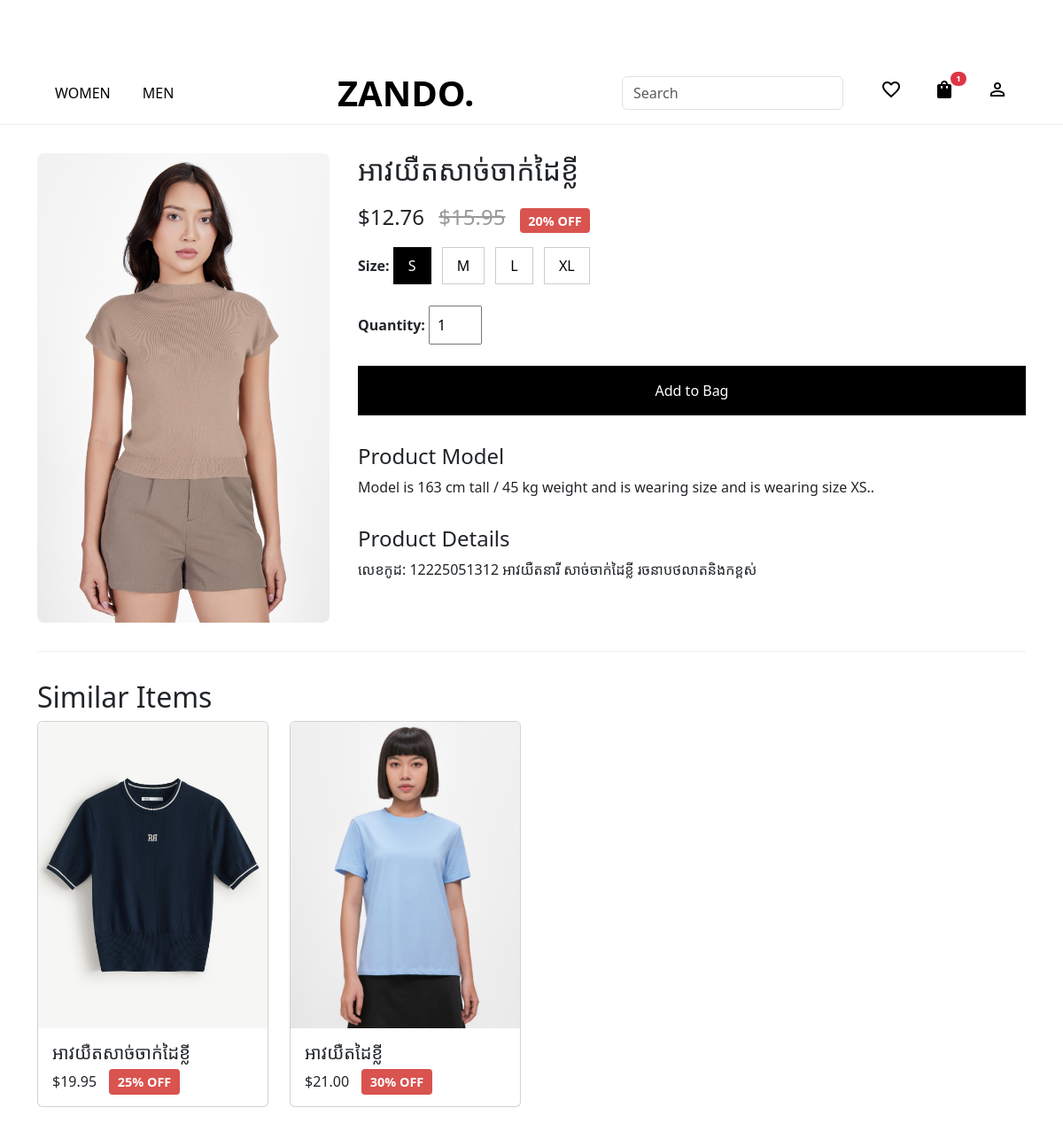
Screenshot of /product/1/ (signed in) with the database file from the repository.
### my_web_demo/models.py (models this page shows, shortened)
class Product(models.Model):
    CATEGORY_CHOICES = [
        ('women', 'WOMEN'),
        ('men', 'MEN'),
        ('boys', 'BOYS'),
        ('girls', 'GIRLS'),
    ]
    name = models.CharField(max_length=200)
    price = models.DecimalField(max_digits=10, decimal_places=2, help_text="This should be the original price.")
    discount = models.IntegerField(default=0, help_text="Discount percentage (e.g., 20 for 20% off)")
    image = models.ImageField(upload_to='products/', blank=True, null=True)
    brand = models.ForeignKey(Brand, on_delete=models.SET_NULL, null=True, blank=True)
    category = models.CharField(max_length=10, choices=CATEGORY_CHOICES, blank=True, null=True)
    about = models.TextField(blank=True, null=True, help_text="Additional details about the product.")
    description = models.TextField(blank=True, null=True, help_text="Detailed product description.")
    def get_discounted_price(self):
        if self.discount > 0:
            return (self.price - self.get_discount_amount()).quantize(Decimal('0.01'))
        return self.price.quantize(Decimal('0.01'))
    def get_discount_amount(self):
        if self.discount > 0:
            discount_decimal = Decimal(self.discount) / 100
            return (self.price * discount_decimal).quantize(Decimal('0.01'))
        return Decimal('0.00')

### my_web_demo/views.py (the view)
# urls.py: path('product/<int:product_id>/', views.product_detail, name='product_detail'),
def product_detail(request, product_id):
    product = get_object_or_404(Product, id=product_id)
    similar_products = []
    if product.brand:
        similar_products = Product.objects.filter(brand=product.brand).exclude(id=product_id)[:4]
    context = {
        'product': product,
        'similar_products': similar_products
    }
    return render(request, 'product/product_detail.html', context)

### my_web_demo/models.py (called while the page is built)
    @property
    def unit_price(self):
        return self.product.get_discounted_price()

    @property
    def total_price(self):
        return self.unit_price * self.quantity

### my_web_demo/templates/product/product_detail.html (shortened to what this page needs)
{% extends 'base.html' %}
{% load static %}
{% block main %}
<div class="product-detail-container">
    <div class="product-images">
        <img src="{% if product.image %}{{ product.image.url }}{% else %}https://via.placeholder.com/500{% endif %}"
            alt="{{ product.name }}">
    </div>
    <div class="product-info">
        <h1>{{ product.name }}</h1>
        <div class="price-section">
            {% if product.discount > 0 %}
            <span class="current-price">${{ product.get_discounted_price|floatformat:2 }}</span>
            <span class="original-price">${{ product.price|floatformat:2 }}</span>
            <span class="discount-badge">{{ product.discount }}% OFF</span>
            {% else %}
            <span class="current-price">${{ product.price|floatformat:2 }}</span>
            {% endif %}
        </div>
        <form action="{% url 'add_to_bag' %}" method="POST">
            <div class="size-options">
                <strong>Size:</strong>
                <button type="button" class="size-btn active" data-size="S">S</button>
                <button type="button" class="size-btn" data-size="M">M</button>
                <button type="button" class="size-btn" data-size="L">L</button>
                <button type="button" class="size-btn" data-size="XL">XL</button>
            </div>
            <div class="quantity-selector">
                <strong>Quantity:</strong>
                <input name="quantity" type="number" value="1" min="1" style="width: 60px; padding: 0.5rem;">
            </div>
            <button type="submit" class="add-to-bag-btn">Add to Bag</button>
        </form>
        <div class="product-description" style="margin-top: 2rem;">
            <h4>Product Model</h4>
            <p>{{ product.about|default:"No description available." }}</p>
        </div>
        <div class="product-description" style="margin-top: 2rem;">
            <h4>Product Details</h4>
            <p>{{ product.description|default:"No description available." }}</p>
        </div>
    </div>
</div>
<div class="similar-items" style="max-width: 1200px; margin: 2rem auto;">
    <h2>Similar Items</h2>
    <div class="row">
        {% for item in similar_products %}
        <div class="col-md-3">
            <div class="card">
                <a href="{% url 'product_detail' item.id %}">
                    <img src="{% if item.image %}{{ item.image.url }}{% else %}https://via.placeholder.com/200{% endif %}"
                        class="card-img-top" alt="{{ item.name }}">
                </a>
                <div class="card-body">
                    <h5 class="card-title">{{ item.name }}</h5>
                    <p class="card-text">${{ item.price|floatformat:2 }} <span class="discount-badge">{{ item.discount }}% OFF</span></p>
                </div>
            </div>
        </div>
        {% empty %}
        <p>No similar items found.</p>
        {% endfor %}
    </div>
</div>
{% endblock main %}

### my_web_demo/templates/base.html (style rules this page uses)
body { margin-top: 0px; padding-top: 70px; }

### my_web_demo/templates/product/product_detail.html (style rules this page uses)
.product-detail-container { display: flex; max-width: 1200px; margin: 2rem auto; gap: 2rem; }
.product-images { flex: 0 0 55%; max-width: 330px; aspect-ratio: 330 / 530; }
.product-images img { width: 100%; height: 100%; border-radius: 8px; object-fit: cover; }
.product-info { flex: 1; }
.product-info h1 { font-size: 2rem; margin-bottom: 1rem; }
.price-section { font-size: 1.5rem; margin-bottom: 1rem; }
.price-section .original-price { text-decoration: line-through; color: #999; margin-left: 10px; }
.discount-badge { background-color: #d9534f; color: white; padding: 0.3rem 0.6rem; border-radius: 4px; font-size: 0.9rem; font-weight: bold; margin-left: 10px; }
.size-options, .quantity-selector { margin-bottom: 1.5rem; }
.size-btn { margin-right: 0.5rem; padding: 0.5rem 1rem; border: 1px solid #ccc; background: #fff; cursor: pointer; }
.size-btn.active { background-color: #000; color: #fff; border-color: #000; }
.add-to-bag-btn { width: 100%; padding: 1rem; background: #000; color: #fff; border: none; font-size: 1rem; cursor: pointer; }
.similar-items { margin-top: 3rem; border-top: 1px solid #eee; padding-top: 2rem; }

### rows the page displays
Product: image (picture), name "អាវយឺតសាច់ចាក់ដៃខ្លី", get_discounted_price "12.76", price "15.95", discount "20", about "Model is 163 cm tall / 45 kg weight and is wearing size and is wearing size XS..", description "លេខកូដ: 12225051312 អាវយឺតនារី សាច់ចាក់ដៃខ្លី រចនាបថលាតនិងកខ្ពស់"
Product: image (picture), name "អាវយឺតសាច់ចាក់ដៃខ្លី", price "19.95", discount "25"
Product: image (picture), name "អាវយឺតដៃខ្លី", price "21.00", discount "30"

### other values shown
{{ cart_item_count }} "1"
